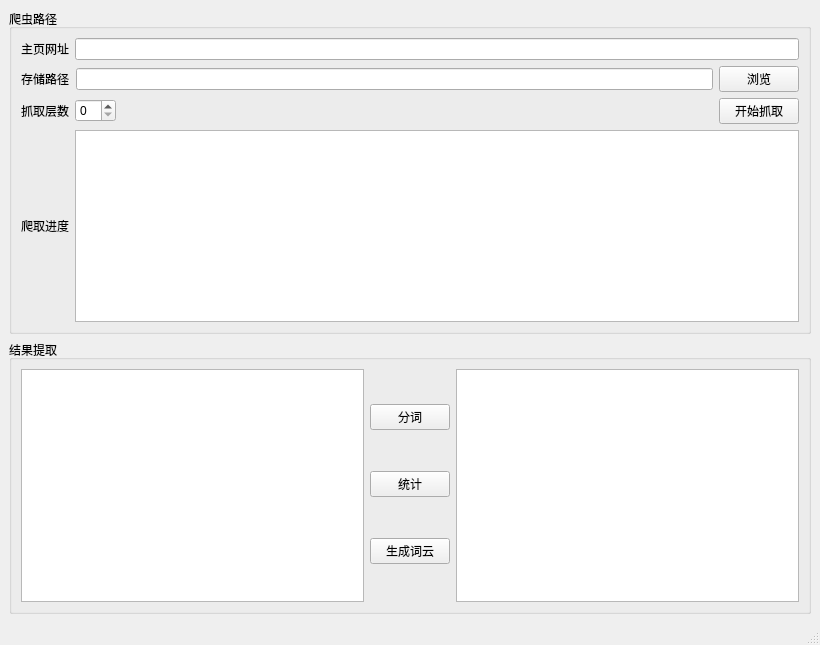
<?xml version="1.0" encoding="UTF-8"?>
<ui version="4.0">
 <class>MainWindow</class>
 <widget class="QMainWindow" name="MainWindow">
  <property name="geometry">
   <rect>
    <x>0</x>
    <y>0</y>
    <width>820</width>
    <height>645</height>
   </rect>
  </property>
  <property name="windowTitle">
   <string>MainWindow</string>
  </property>
  <widget class="QWidget" name="centralwidget">
   <layout class="QVBoxLayout" name="verticalLayout_3">
    <item>
     <widget class="QGroupBox" name="groupBox">
      <property name="title">
       <string>爬虫路径</string>
      </property>
      <layout class="QVBoxLayout" name="verticalLayout">
       <item>
        <layout class="QHBoxLayout" name="horizontalLayout">
         <item>
          <widget class="QLabel" name="label">
           <property name="text">
            <string>主页网址</string>
           </property>
          </widget>
         </item>
         <item>
          <widget class="QLineEdit" name="webPageLineEdit"/>
         </item>
        </layout>
       </item>
       <item>
        <layout class="QHBoxLayout" name="horizontalLayout_2">
         <item>
          <widget class="QLabel" name="label_2">
           <property name="text">
            <string>存储路径</string>
           </property>
          </widget>
         </item>
         <item>
          <widget class="QLineEdit" name="pathLineEdit"/>
         </item>
         <item>
          <widget class="QPushButton" name="pushButton">
           <property name="text">
            <string>浏览</string>
           </property>
          </widget>
         </item>
        </layout>
       </item>
       <item>
        <layout class="QHBoxLayout" name="horizontalLayout_3">
         <item>
          <widget class="QLabel" name="label_3">
           <property name="text">
            <string>抓取层数</string>
           </property>
          </widget>
         </item>
         <item>
          <widget class="QSpinBox" name="spinBox"/>
         </item>
         <item>
          <spacer name="horizontalSpacer">
           <property name="orientation">
            <enum>Qt::Horizontal</enum>
           </property>
           <property name="sizeHint" stdset="0">
            <size>
             <width>40</width>
             <height>20</height>
            </size>
           </property>
          </spacer>
         </item>
         <item>
          <widget class="QPushButton" name="startButton">
           <property name="text">
            <string>开始抓取</string>
           </property>
          </widget>
         </item>
        </layout>
       </item>
       <item>
        <layout class="QHBoxLayout" name="horizontalLayout_4">
         <item>
          <widget class="QLabel" name="label_4">
           <property name="text">
            <string>爬取进度</string>
           </property>
          </widget>
         </item>
         <item>
          <widget class="QTextEdit" name="textEdit"/>
         </item>
        </layout>
       </item>
      </layout>
     </widget>
    </item>
    <item>
     <widget class="QGroupBox" name="groupBox_2">
      <property name="title">
       <string>结果提取</string>
      </property>
      <layout class="QHBoxLayout" name="horizontalLayout_5">
       <item>
        <widget class="QTextEdit" name="textEdit_2"/>
       </item>
       <item>
        <layout class="QVBoxLayout" name="verticalLayout_2">
         <item>
          <widget class="QPushButton" name="pushButton_3">
           <property name="text">
            <string>分词</string>
           </property>
          </widget>
         </item>
         <item>
          <widget class="QPushButton" name="pushButton_4">
           <property name="text">
            <string>统计</string>
           </property>
          </widget>
         </item>
         <item>
          <widget class="QPushButton" name="pushButton_5">
           <property name="text">
            <string>生成词云</string>
           </property>
          </widget>
         </item>
        </layout>
       </item>
       <item>
        <widget class="QTextEdit" name="textEdit_3"/>
       </item>
      </layout>
     </widget>
    </item>
   </layout>
  </widget>
  <widget class="QMenuBar" name="menubar">
   <property name="geometry">
    <rect>
     <x>0</x>
     <y>0</y>
     <width>820</width>
     <height>23</height>
    </rect>
   </property>
  </widget>
  <widget class="QStatusBar" name="statusbar"/>
 </widget>
 <resources/>
 <connections/>
</ui>
